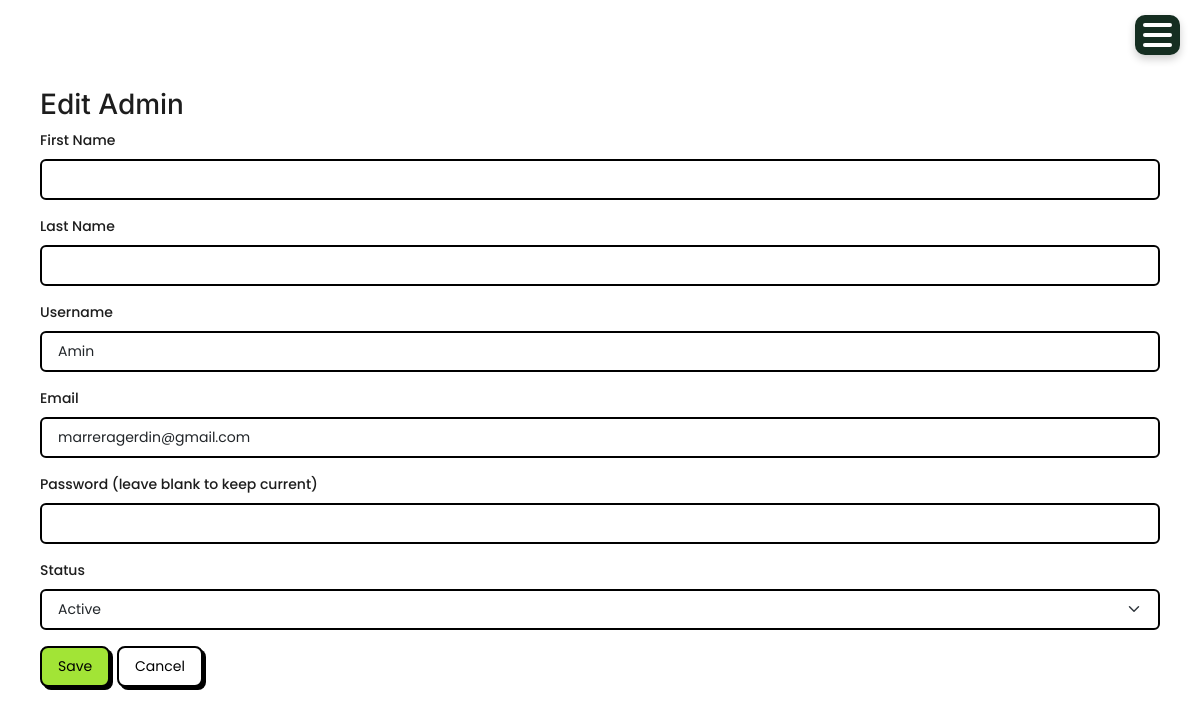
/edit_admin/13/, run on the app's committed database.
### account/models.py (models this page shows)
class User(AbstractUser):
    is_admin = models.BooleanField('Is admin', default=False)
    is_student = models.BooleanField('Is student', default=False)
    is_faculty = models.BooleanField('Is faculty', default=False)
    department = models.CharField(max_length=100, blank=True, null=True)
    course = models.CharField(max_length=100, blank=True, null=True)
    section = models.CharField(max_length=50, blank=True, null=True)
    status = models.CharField(max_length=20, default="Active")  # Active, Inactive, Pending
    ROLE_CHOICES = (
        ('admin', 'Admin'),
        ('faculty', 'Faculty'),
        ('student', 'Student'),
    )
    role = models.CharField(max_length=20, choices=ROLE_CHOICES)

### account/views.py (the view, shortened to what this page needs)
# urls.py: path('edit_admin/<int:admin_id>/', views.edit_admin, name='edit_admin'),
def edit_admin(request, admin_id):
    admin = get_object_or_404(User, pk=admin_id)
    return render(request, 'edit_admin.html', {'admin': admin})

### templates/edit_admin.html (shortened to what this page needs)
{% extends 'base.html' %}
{% block content %}
<div class="container mt-5">
    <h2>Edit Admin</h2>
    <form method="post">
        <div class="mb-3">
            <label class="form-label">First Name</label>
            <input type="text" class="form-control" name="first_name" value="{{ admin.first_name }}">
        </div>
        <div class="mb-3">
            <label class="form-label">Last Name</label>
            <input type="text" class="form-control" name="last_name" value="{{ admin.last_name }}">
        </div>
        <div class="mb-3">
            <label class="form-label">Username</label>
            <input type="text" class="form-control" name="username" value="{{ admin.username }}">
        </div>
        <div class="mb-3">
            <label class="form-label">Email</label>
            <input type="email" class="form-control" name="email" value="{{ admin.email }}">
        </div>
        <div class="mb-3">
            <label class="form-label">Password (leave blank to keep current)</label>
            <input type="password" class="form-control" name="password">
        </div>
        <div class="mb-3">
            <label class="form-label">Status</label>
            <select class="form-select" name="status">
                <option value="Active" {% if admin.status == 'Active' %}selected{% endif %}>Active</option>
            </select>
        </div>
        <button type="submit" class="btn btn-primary">Save</button>
        <a href="{% url 'manage_user' %}" class="btn btn-secondary">Cancel</a>
    </form>
</div>
{% endblock %}

### static/css/sidebar.css (style rules this page uses)
:root { --sidebar-bg: #152E21; --sidebar-text: #9CA576; --content-bg: #FFFFFF; --line-clr: #616161; --hover-clr: #3f6a469d ; --accent-clr: #d9bae7; --secondary-text-clr: #1D1D1D; }
* { margin: 0; padding: 0; font-family: Poppins, sans-serif; }
html { font-family: Poppins, Inter, Segoe UI, sans-serif; line-height: 1.5rem; }
body { min-height: 100vh; min-height: 100dvh; background: var(--content-bg); color: var(--sidebar-text); display: grid; grid-template-columns: auto 1fr; }
.container { border-radius: 1em; margin-bottom: 20px; color: #1D1D1D; }
h2 { font-family: Inter, sans-serif; }
@media (max-width: 1200px) { body { grid-template-columns: 1fr; } }
@media (max-width: 1200px) { .container { border: none; padding: 0; } }

### static/css/modal_common.css (style rules this page uses)
.global-button-style, button:not(.dropdown-btn, #hamburger-btn, .dropdown-open, .search-btn), .btn:not(.dropdown-btn, #hamburger-btn), .btn-action:not(.dropdown-btn, #hamburger-btn), .modal-save:not(.dropdown-btn, #hamburger-btn), .modal-cancel:not(.dropdown-btn, #hamburger-btn), .view-all-btn:not(.dropdown-btn, #hamburger-btn), .timeline-btn:not(.dropdown-btn, #hamburger-btn), .btn-action-predict:not(.dropdown-btn, #hamburger-btn), .btn-action-edit:not(.dropdown-btn, #hamburger-btn), .btn-action-delete:not(.dropdown-btn, #hamburger-btn), .btn-icon:not(.dropdown-btn, #hamburger-btn), .btn-icon-delete:not(.dropdown-btn, #hamburger-btn) { border-radius: 8px; transition: transform 0.14s ease, filter 0.14s ease, box-shadow 0.14s ease; display: inline-flex; align-items: center; justify-content: center; gap: 8px; }
.btn, .modal-cancel, .view-all-btn { text-decoration: none !important; }
body { overflow-x: hidden; }

### data on the page
User: username "Amin", email "marreragerdin@gmail.com", status "Active"
